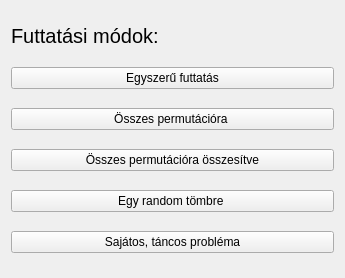
<?xml version="1.0" encoding="UTF-8"?>
<ui version="4.0">
 <class>form</class>
 <widget class="QWidget" name="form">
  <property name="geometry">
   <rect>
    <x>0</x>
    <y>0</y>
    <width>345</width>
    <height>278</height>
   </rect>
  </property>
  <property name="windowTitle">
   <string>Futtatási menü</string>
  </property>
  <layout class="QVBoxLayout" name="verticalLayout">
   <item>
    <widget class="QLabel" name="label">
     <property name="sizePolicy">
      <sizepolicy hsizetype="Fixed" vsizetype="Fixed">
       <horstretch>0</horstretch>
       <verstretch>0</verstretch>
      </sizepolicy>
     </property>
     <property name="font">
      <font>
       <pointsize>15</pointsize>
      </font>
     </property>
     <property name="text">
      <string>Futtatási módok:</string>
     </property>
    </widget>
   </item>
   <item>
    <widget class="QPushButton" name="btn_run_simple">
     <property name="text">
      <string>Egyszerű futtatás</string>
     </property>
    </widget>
   </item>
   <item>
    <widget class="QPushButton" name="btn_run_all_permutation">
     <property name="text">
      <string>Összes permutációra </string>
     </property>
    </widget>
   </item>
   <item>
    <widget class="QPushButton" name="btn_run_all_permutation_sum">
     <property name="text">
      <string>Összes permutációra összesítve</string>
     </property>
    </widget>
   </item>
   <item>
    <widget class="QPushButton" name="btn_run_random_array">
     <property name="text">
      <string>Egy random tömbre </string>
     </property>
    </widget>
   </item>
   <item>
    <widget class="QPushButton" name="btn_dance_problem">
     <property name="text">
      <string>Sajátos, táncos probléma</string>
     </property>
    </widget>
   </item>
  </layout>
 </widget>
 <resources/>
 <connections/>
</ui>
